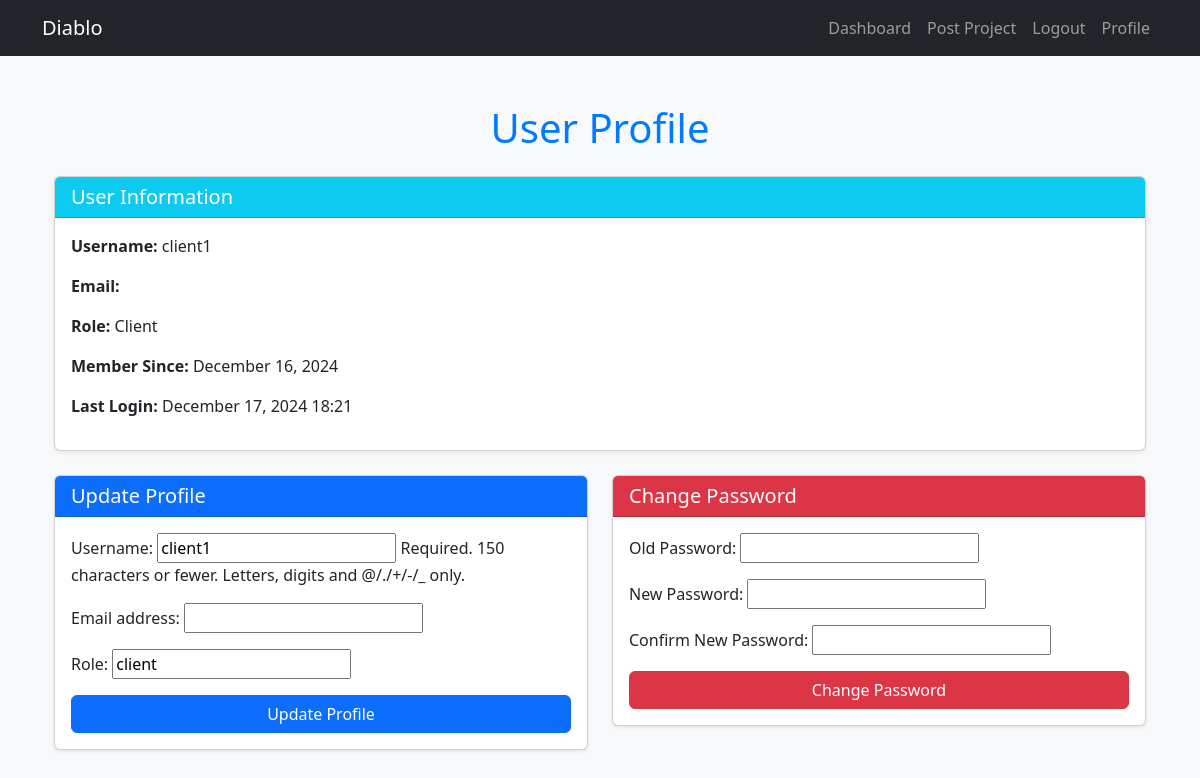
Before: /profile/ (signed in) with the older database file.
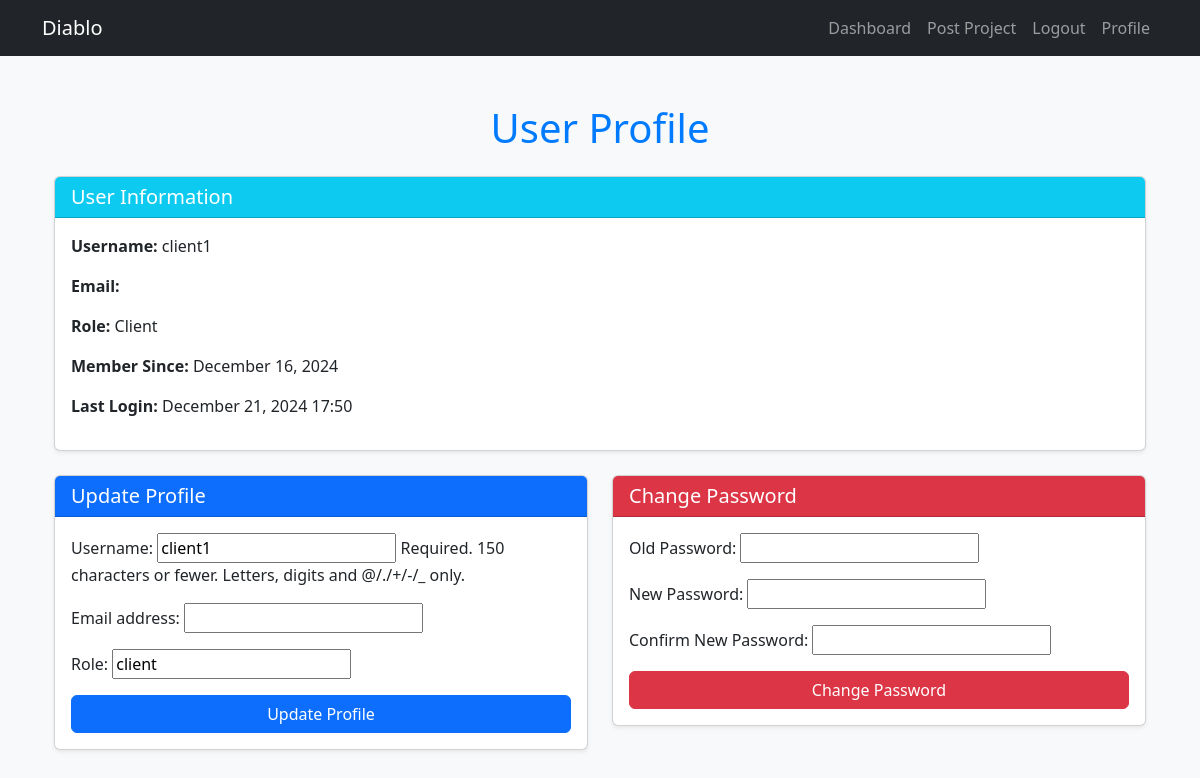
After: the same page with the newer database file.
### core/models.py (models this page shows, shortened)
class CustomUser(AbstractUser):
    ROLE_CHOICES = (
        ('client', 'Client'),
        ('freelancer', 'Freelancer'),
    )
    role = models.CharField(max_length=20, choices=ROLE_CHOICES)

### core/views.py (the view)
# urls.py: path('profile/', views.profile, name='profile'),
@login_required
def profile(request):
    user = request.user
    if request.method == 'POST':
        profile_form = UserProfileForm(request.POST, instance=user)
        password_form = PasswordChangeForm(request.POST)
        if 'update_profile' in request.POST and profile_form.is_valid():
            profile_form.save()
            messages.success(request, "Profile updated successfully!")
        elif 'change_password' in request.POST and password_form.is_valid():
            if user.check_password(password_form.cleaned_data['old_password']):
                user.set_password(password_form.cleaned_data['new_password'])
                user.save()
                update_session_auth_hash(request, user)  # Keep user logged in after password change
                messages.success(request, "Password updated successfully!")
            else:
                messages.error(request, "Old password is incorrect!")
        else:
            messages.error(request, "Please correct the errors below.")
    else:
        profile_form = UserProfileForm(instance=user)
        password_form = PasswordChangeForm()
    return render(request, 'profile.html', {
        'profile_form': profile_form,
        'password_form': password_form
    })

### core/forms.py (shortened to what this page needs)
class UserProfileForm(forms.ModelForm):
    class Meta:
        model = User
        fields = ['username', 'email', 'role']  # Fields the user can update
        widgets = {
            'role': forms.TextInput(attrs={'readonly': 'readonly'}),  # Role is not editable
        }

class PasswordChangeForm(forms.Form):
    old_password = forms.CharField(widget=forms.PasswordInput, label="Old Password")
    new_password = forms.CharField(widget=forms.PasswordInput, label="New Password")
    confirm_password = forms.CharField(widget=forms.PasswordInput, label="Confirm New Password")

### core/templates/profile.html (shortened to what this page needs)
{% extends 'base.html' %}
{% load static %}
{% block content %}
<div class="container mt-5">
    <h1 class="text-center mb-4">User Profile</h1>
    <div class="row">
        <div class="col-md-12">
            <div class="card shadow-sm mb-4">
                <div class="card-header bg-info text-white">
                    <h5 class="mb-0">User Information</h5>
                </div>
                <div class="card-body">
                    <p><strong>Username:</strong> {{ user.username }}</p>
                    <p><strong>Email:</strong> {{ user.email }}</p>
                    <p><strong>Role:</strong> {{ user.get_role_display }}</p>
                    <p><strong>Member Since:</strong> {{ user.date_joined|date:"F d, Y" }}</p>
                    <p><strong>Last Login:</strong> {{ user.last_login|date:"F d, Y H:i" }}</p>
                </div>
            </div>
        </div>
    </div>
    <div class="row">
        <div class="col-md-6">
            <div class="card shadow-sm mb-4">
                <div class="card-header bg-primary text-white">
                    <h5 class="mb-0">Update Profile</h5>
                </div>
                <div class="card-body">
                    <form method="POST">
                        {{ profile_form.as_p }}
                        <button type="submit" name="update_profile" class="btn btn-primary w-100">Update Profile</button>
                    </form>
                </div>
            </div>
        </div>
        <div class="col-md-6">
            <div class="card shadow-sm mb-4">
                <div class="card-header bg-danger text-white">
                    <h5 class="mb-0">Change Password</h5>
                </div>
                <div class="card-body">
                    <form method="POST">
                        {{ password_form.as_p }}
                        <button type="submit" name="change_password" class="btn btn-danger w-100">Change Password</button>
                    </form>
                </div>
            </div>
        </div>
    </div>
</div>
{% endblock %}

Changed rows visible on the page:
changed CustomUser "client1": last_login "December 17, 2024 18:21" → "December 21, 2024 17:50"
